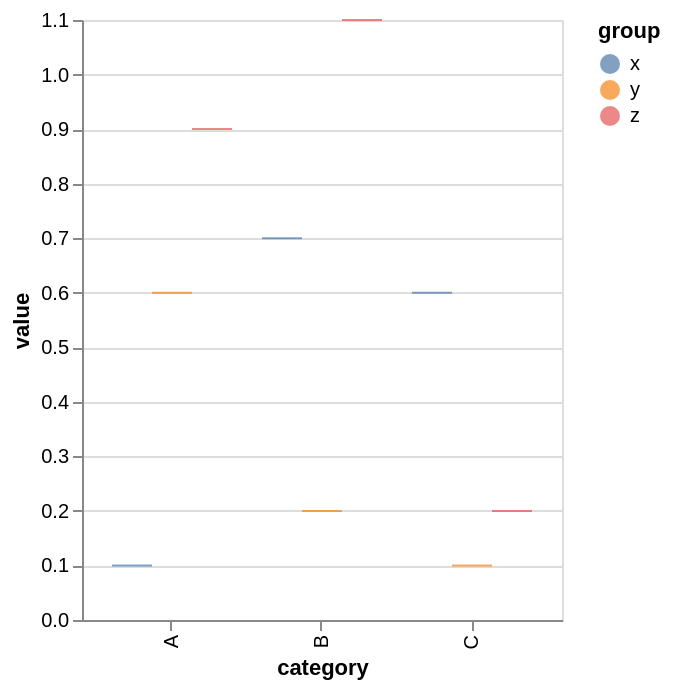

This figure's Vega-Lite source:
### Vega specification from a JSON file in a GitHub repository (floating-point values rounded to 4 significant figures)
{"$schema": "https://vega.github.io/schema/vega/v5.json", "background": "white", "padding": 5, "height": 300, "style": "cell", "data": [{"name": "source_0", "values": [{"category": "A", "group": "x", "value": 0.1}, {"category": "A", "group": "y", "value": 0.6}, {"category": "A", "group": "z", "value": 0.9}, {"category": "B", "group": "x", "value": 0.7}, {"category": "B", "group": "y", "value": 0.2}, {"category": "B", "group": "z", "value": 1.1}, {"category": "C", "group": "x", "value": 0.6}, {"category": "C", "group": "y", "value": 0.1}, {"category": "C", "group": "z", "value": 0.2}]}, {"name": "data_0", "source": "source_0", "transform": [{"type": "filter", "expr": "isValid(datum[\"value\"]) && isFinite(+datum[\"value\"])"}]}], "signals": [{"name": "x_step", "update": "20 * bandspace(domain('xOffset').length, 0, 0) / (1-0.2)"}, {"name": "width", "update": "bandspace(domain('x').length, 0.2, 0.2) * x_step"}], "marks": [{"name": "marks", "type": "rect", "style": ["tick"], "from": {"data": "data_0"}, "encode": {"update": {"opacity": {"value": 0.7}, "fill": {"scale": "color", "field": "group"}, "ariaRoleDescription": {"value": "tick"}, "description": {"signal": "\"category: \" + (isValid(datum[\"category\"]) ? datum[\"category\"] : \"\"+datum[\"category\"]) + \"; value: \" + (format(datum[\"value\"], \"\")) + \"; group: \" + (isValid(datum[\"group\"]) ? datum[\"group\"] : \"\"+datum[\"group\"])"}, "x": {"scale": "x", "field": "category", "offset": {"scale": "xOffset", "field": "group"}}, "width": {"signal": "max(0.25, bandwidth('xOffset'))"}, "yc": {"scale": "y", "field": "value"}, "height": {"value": 1}}}}], "scales": [{"name": "x", "type": "band", "domain": {"data": "data_0", "field": "category", "sort": true}, "range": {"step": {"signal": "x_step"}}, "paddingInner": 0.2, "paddingOuter": 0.2}, {"name": "y", "type": "linear", "domain": {"data": "data_0", "field": "value"}, "range": [{"signal": "height"}, 0], "nice": true, "zero": true}, {"name": "xOffset", "type": "band", "domain": {"data": "data_0", "field": "group", "sort": true}, "range": {"step": 20}}, {"name": "color", "type": "ordinal", "domain": {"data": "data_0", "field": "group", "sort": true}, "range": "category"}], "axes": [{"scale": "y", "orient": "left", "gridScale": "x", "grid": true, "tickCount": {"signal": "ceil(height/40)"}, "domain": false, "labels": false, "aria": false, "maxExtent": 0, "minExtent": 0, "ticks": false, "zindex": 0}, {"scale": "x", "orient": "bottom", "grid": false, "title": "category", "labelAlign": "right", "labelAngle": 270, "labelBaseline": "middle", "zindex": 0}, {"scale": "y", "orient": "left", "grid": false, "title": "value", "labelOverlap": true, "tickCount": {"signal": "ceil(height/40)"}, "zindex": 0}], "legends": [{"fill": "color", "symbolType": "circle", "title": "group", "encode": {"symbols": {"update": {"opacity": {"value": 0.7}}}}}]}
